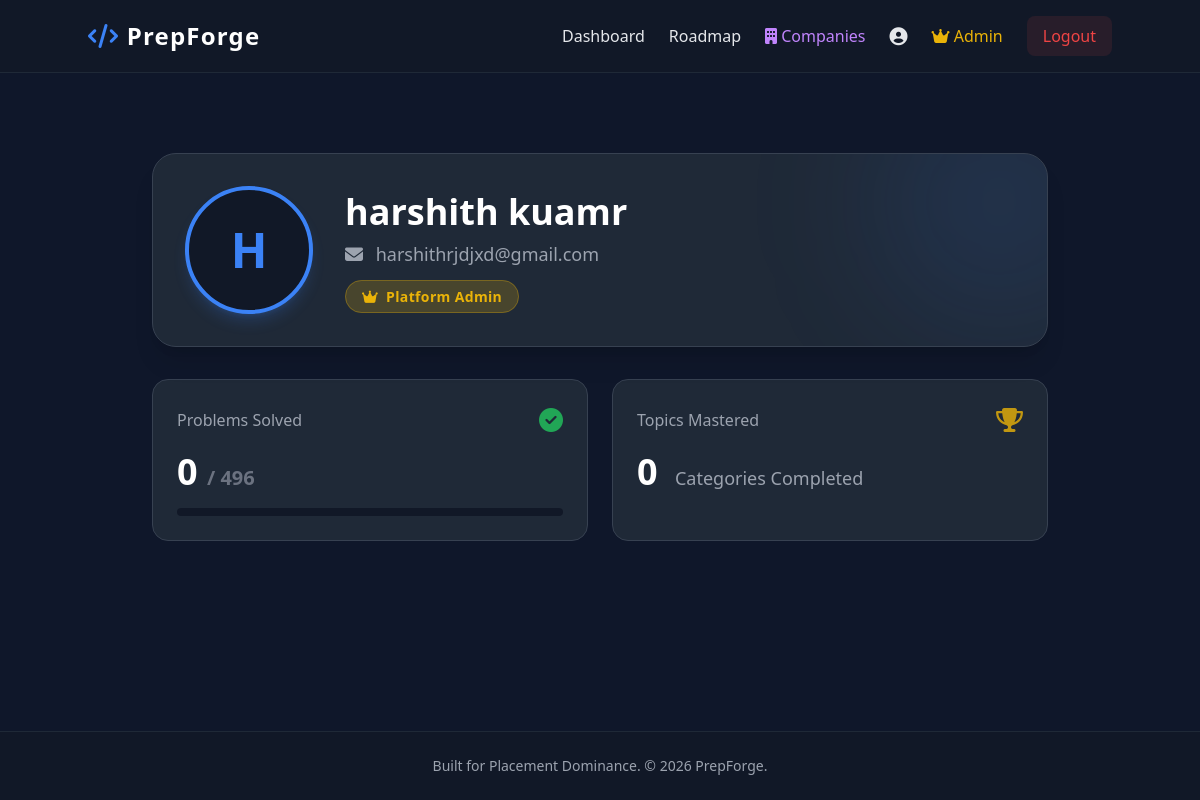
Screenshot of /profile (signed in) with the database file from the repository.
### tables this page shows
CREATE TABLE users (
                    id INTEGER PRIMARY KEY AUTOINCREMENT,
                    name TEXT NOT NULL,
                    email TEXT UNIQUE NOT NULL,
                    password TEXT NOT NULL,
                    is_admin BOOLEAN DEFAULT 0,
                    current_streak INTEGER DEFAULT 0,
                    last_active_date DATE
                 );

### app.py (the view)
@app.route('/profile')
@login_required
def profile():
    conn = get_db()
    user_id = session['user_id']
    user = conn.execute('SELECT * FROM users WHERE id = ?', (user_id,)).fetchone()
    total_probs = conn.execute('SELECT COUNT(*) FROM problems').fetchone()[0]
    solved_probs = conn.execute('SELECT COUNT(*) FROM user_progress WHERE user_id = ?', (user_id,)).fetchone()[0]
    topics = conn.execute('SELECT id FROM topics').fetchall()
    topics_completed = 0
    for t in topics:
        t_total = conn.execute('SELECT COUNT(*) FROM problems WHERE topic_id = ?', (t['id'],)).fetchone()[0]
        if t_total > 0:
            t_solved = conn.execute('''SELECT COUNT(*) FROM user_progress up
                                       JOIN problems p ON up.problem_id = p.id
                                       WHERE up.user_id = ? AND p.topic_id = ?''', (user_id, t['id'])).fetchone()[0]
            if t_total == t_solved:
                topics_completed += 1
    conn.close()
    progress = int((solved_probs / total_probs * 100) if total_probs > 0 else 0)
    return render_template('profile.html', user=user, solved=solved_probs, total=total_probs,
                           progress=progress, topics_completed=topics_completed)

### app.py (called while the page is built)
def get_db():
    conn = sqlite3.connect('database.db')
    conn.row_factory = sqlite3.Row
    return conn

def login_required(f):
    @wraps(f)
    def decorated_function(*args, **kwargs):
        if 'user_id' not in session:
            flash("Please log in to access this page.", "warning")
            return redirect(url_for('login'))
        return f(*args, **kwargs)
    return decorated_function

### templates/profile.html (shortened to what this page needs)
{% extends 'base.html' %}
{% block content %}
<div class="max-w-4xl mx-auto mt-12">
    <div class="bg-gray-800 rounded-3xl p-8 border border-gray-700 flex flex-col md:flex-row items-center gap-8 shadow-xl relative overflow-hidden">
        <div class="absolute top-0 right-0 w-64 h-64 bg-brand/10 rounded-full blur-3xl -mr-20 -mt-20 pointer-events-none"></div>
        <div class="w-32 h-32 bg-gray-900 rounded-full border-4 border-brand flex items-center justify-center shadow-lg shadow-brand/20 z-10">
            <span class="text-5xl font-bold text-brand uppercase">{{ user.name[0] }}</span>
        </div>
        <div class="text-center md:text-left z-10">
            <h1 class="text-4xl font-bold text-white mb-2">{{ user.name }}</h1>
            <p class="text-gray-400 text-lg mb-4"><i class="fas fa-envelope mr-2"></i> {{ user.email }}</p>
            {% if user.is_admin %}
                <span class="bg-yellow-500/20 text-yellow-500 px-4 py-1.5 rounded-full text-sm font-semibold tracking-wide border border-yellow-500/30">
                    <i class="fas fa-crown mr-1"></i> Platform Admin
                </span>
            {% endif %}
        </div>
    </div>
    <div class="grid grid-cols-1 md:grid-cols-2 gap-6 mt-8">
        <div class="bg-gray-800 p-6 rounded-2xl border border-gray-700 hover:border-brand/50 transition">
            <div class="flex justify-between items-center mb-4">
                <h3 class="text-gray-400 font-medium">Problems Solved</h3>
                <i class="fas fa-check-circle text-2xl text-green-500/80"></i>
            </div>
            <p class="text-4xl font-bold text-white">{{ solved }} <span class="text-xl text-gray-500">/ {{ total }}</span></p>
            <div class="w-full bg-gray-900 rounded-full h-2 mt-4">
            </div>
        </div>
        <div class="bg-gray-800 p-6 rounded-2xl border border-gray-700 hover:border-yellow-500/50 transition">
            <div class="flex justify-between items-center mb-4">
                <h3 class="text-gray-400 font-medium">Topics Mastered</h3>
                <i class="fas fa-trophy text-2xl text-yellow-500/80"></i>
            </div>
            <p class="text-4xl font-bold text-white">{{ topics_completed }} <span class="text-lg text-gray-400 font-normal ml-2">Categories Completed</span></p>
        </div>
    </div>
</div>
{% endblock %}

### rows the page displays
users: name "H", name "harshith kuamr", email "harshithrjdjxd@gmail.com"

### other values shown
{{ solved }} "0"
{{ total }} "496"
{{ topics_completed }} "0"
